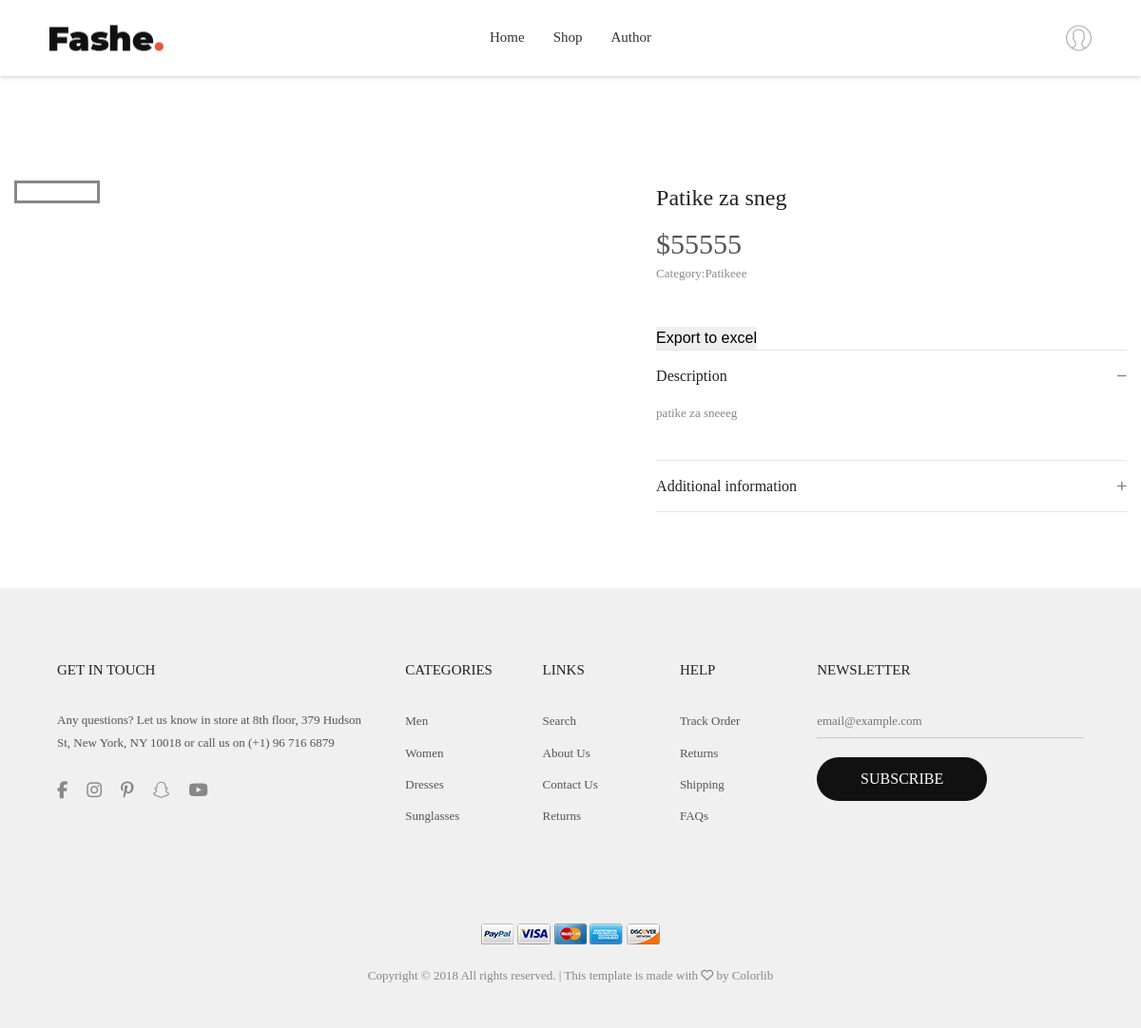
/index.php?page=product&id=13, run on the app's committed database.
### tables this page shows
CREATE TABLE `menu` (
  `id` int(11) NOT NULL,
  `name` text NOT NULL,
  `href` varchar(255) NOT NULL
);

CREATE TABLE `products` (
  `id` int(11) NOT NULL,
  `product_name` text NOT NULL,
  `price` double NOT NULL,
  `description` text NOT NULL,
  `category_id` int(11) NOT NULL,
  `date` date NOT NULL
);

CREATE TABLE `categories` (
  `id` int(11) NOT NULL,
  `category_name` text NOT NULL
);

### config/connection.php (called while the page is built, shortened)
<?php
try {
    $conn = new PDO("mysql:host=".SERVER.";dbname=".DATABASE.";charset=utf8", USERNAME, PASSWORD);
    $conn->setAttribute(PDO::ATTR_DEFAULT_FETCH_MODE, PDO::FETCH_OBJ);
    $conn->setAttribute(PDO::ATTR_ERRMODE, PDO::ERRMODE_EXCEPTION);
}
catch(PDOPDOException $ex){
    echo $ex->getMessage();
}
function executeQuery($query){
    global $conn;
    return $conn->query($query)->fetchAll();
}

### models/menu/menu_functions.php (called while the page is built)
<?php
    function getMenu()
    {
        try{
        return executeQuery("SELECT * FROM menu");
        }
        catch(PDOException $e){
            handle($e->getMessage());
        }
    }
?>

### models/products/product_functions.php (called while the page is built, shortened)
<?php
    function singleProduct($id){
        global $conn;
        try{
            $product = $conn->prepare("SELECT * FROM products p INNER JOIN pictures i ON p.id=i.product_id INNER JOIN categories c ON p.category_id=c.id WHERE product_id= ?");
            $product->execute([
                $id
            ]);
            return $product->fetch();
        }
        catch(PDOException $e){
            handle($e->getMessage());
        }
    }
?>

### pages/views/single-product.php (the view, shortened to what this page needs)
<?php
	require_once "models/products/product_functions.php";
	$product_id = $_GET['id'];
	$product = singleProduct($product_id);
?>
<div class="container bgwhite p-t-35 p-b-80">
		<div class="flex-w flex-sb">
			<div class="w-size13 p-t-30 respon5">
				<div class="wrap-slick3 flex-sb flex-w">
					<div class="wrap-slick3-dots"></div>
					<div class="slick3">
						<div class="item-slick3" data-thumb="<?=$product->small_picture?>">
						</div>
					</div>
				</div>
			</div>
			<div class="w-size14 p-t-30 respon5">
				<h4 class="product-detail-name m-text16 p-b-13">
					<?=$product->product_name ?>
				</h4>
				<span class="m-text17">
					$<?=$product->price ?>
				</span>
				<div class="p-b-45">
					<span class="s-text8">Category:<?=$product->category_name?></span>
				</div>
				<form method="POST" action="models/products/exportToExcel.php">
						<input type="submit" value="Export to excel">
				</form>
				<div class="wrap-dropdown-content bo6 p-t-15 p-b-14 active-dropdown-content">
					<h5 class="js-toggle-dropdown-content flex-sb-m cs-pointer m-text19 color0-hov trans-0-4">
						Description
						<i class="down-mark fs-12 color1 fa fa-minus dis-none" aria-hidden="true"></i>
					</h5>
					<div class="dropdown-content dis-none p-t-15 p-b-23">
						<p class="s-text8">
						<?=$product->description ?>
						</p>
					</div>
				</div>
				<div class="wrap-dropdown-content bo7 p-t-15 p-b-14">
					<h5 class="js-toggle-dropdown-content flex-sb-m cs-pointer m-text19 color0-hov trans-0-4">
						Additional information
						<i class="up-mark fs-12 color1 fa fa-plus" aria-hidden="true"></i>
					</h5>
				</div>
			</div>
		</div>
	</div>

### pages/components/header.php (shortened to what this page needs)
<header class="header1">
		<div class="container-menu-header">
			<div class="wrap_header">
				<a href="index.php" class="logo">
					<img src="assets/images/icons/logo.png" alt="IMG-LOGO">
				</a>
				<div class="wrap_menu">
					<nav class="menu">
						<ul class="main_menu">
						<?php
							require_once "models/menu/menu_functions.php";
							$menu = getMenu();
							foreach($menu as $m):
						?>
							<li>
								<a href="<?=$m->href ?>"><?=$m->name ?></a>
							</li>
							<?php endforeach; ?>
						</ul>
					</nav>
				</div>
				<div class="header-icons">
					<?php
						if(isset($_SESSION['user'])){
							echo '<a href="models/auth/logout.php" class="header-wrapicon1 dis-block">
							<img src="assets/images/icons/icon-header-01.png" class="header-icon1" alt="ICON">
						</a>';
						}
						else
						{
							echo '<a href="index.php?page=login" class="header-wrapicon1 dis-block">
							<img src="assets/images/icons/icon-header-01.png" class="header-icon1" alt="ICON">
						</a>';
						}
					?>
				</div>
			</div>
		</div>
	</header>

### assets/css/main.css (style rules this page uses)
* { margin: 0px; padding: 0px; box-sizing: border-box; }
body, html { height: 100%; font-family: Montserrat-Regular, sans-serif; font-weight: 400; }
a { font-family: Montserrat-Regular; font-weight: 400; font-size: 15px; line-height: 1.7; color: #666666; margin: 0px; transition: all 0.4s; -webkit-transition: all 0.4s; -o-transition: all 0.4s; -moz-transition: all 0.4s; }
h1,h2,h3,h4,h5,h6 { margin: 0px; }
p { font-family: Montserrat-Regular; font-size: 15px; line-height: 1.7; color: #888888; margin: 0px; }
ul, li { margin: 0px; list-style-type: none; }
input { outline: none; border: none !important; }
.container { max-width: 1200px; }
.slick-slide { outline: none !important; }
.header1 { height: 125px; -webkit-transition: all 0.3s; -o-transition: all 0.3s; -moz-transition: all 0.3s; transition: all 0.3s; }
.container-menu-header { width: 100%; top: 0; left: 0; position: fixed; z-index: 1100; box-shadow: 0 1px 5px 0px rgba(0,0,0,0.2); -moz-box-shadow: 0 1px 5px 0px rgba(0,0,0,0.2); -webkit-box-shadow: 0 1px 5px 0px rgba(0,0,0,0.2); -o-box-shadow: 0 1px 5px 0px rgba(0,0,0,0.2); -ms-box-shadow: 0 1px 5px 0px rgba(0,0,0,0.2); }
.wrap_header { display: -webkit-box; display: -webkit-flex; display: -moz-box; display: -ms-flexbox; display: flex; flex-wrap: wrap; width: 100%; height: 80px; background-color: white; justify-content: center; align-items: center; position: relative; -webkit-transition: all 0.3s; -o-transition: all 0.3s; -moz-transition: all 0.3s; transition: all 0.3s; }
.logo { display: block; position: absolute; left: 52px; top: 50%; -webkit-transform: translateY(-50%); -moz-transform: translateY(-50%); -ms-transform: translateY(-50%); -o-transform: translateY(-50%); transform: translateY(-50%); }
.logo img { max-height: 27px; }
.main_menu { list-style-type: none; margin: 0px; display: -webkit-box; display: -webkit-flex; display: -moz-box; display: -ms-flexbox; display: flex; flex-wrap: wrap; align-items: center; justify-content: center; }
.main_menu > li { display: block; position: relative; padding-top: 20px; padding-bottom: 20px; padding-left: 15px; padding-right: 15px; }
.main_menu > li > a { font-family: Montserrat-Regular; font-size: 15px; color: #333333; padding: 0; border-bottom: 1px solid transparent; }
.main_menu li { position: relative; }
.header-icons { display: -webkit-box; display: -webkit-flex; display: -moz-box; display: -ms-flexbox; display: flex; align-items: center; position: absolute; right: 52px; top: 50%; -webkit-transform: translateY(-50%); -moz-transform: translateY(-50%); -ms-transform: translateY(-50%); -o-transform: translateY(-50%); transform: translateY(-50%); }
.header-wrapicon1, .header-wrapicon2 { height: 27px; position: relative; }
.header-wrapicon1 img, .header-wrapicon2 img { height: 100%; }
.wrap-slick3-dots { width: 14.5%; }
.slick3 { width: 80.64%; }
.show-dropdown-content .down-mark { display: block; }
body { padding-right: 0px !important; }

### data on the page
menu: name "Home"
menu: name "Shop"
menu: name "Author"
products: product_name "Patike za sneg", price "55555", category.category_name "Patikeee", description "patike za sneeeg"
